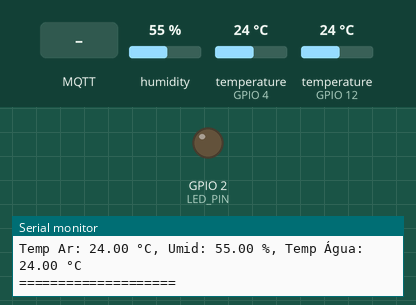
Simulated run of this sketch. Board: ESP32. Shown: output pins drawn as LEDs (lit = HIGH), the last lines printed to the serial monitor. The test bench sets the inputs (shaded band); at power-on: humidity 55 %, temperature (sensors on GPIO 4, GPIO 12) 24 °C. WiFi joins after 1.5 s; servers stay silent unless stated; random numbers use the default seed unless the sketch sets one; no MQTT or app messages arrive unless stated.

Above: at 2.7 s.
2.8 s: MQTT message "on" arrives on the first subscribed topic
At 4.9 s:
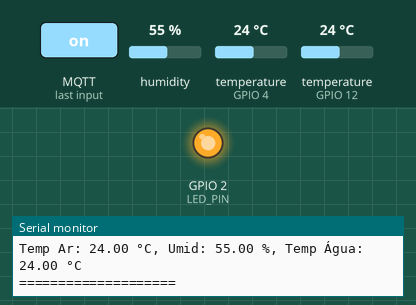
5.8 s: MQTT message "off" arrives on the first subscribed topic
At 7.8 s:
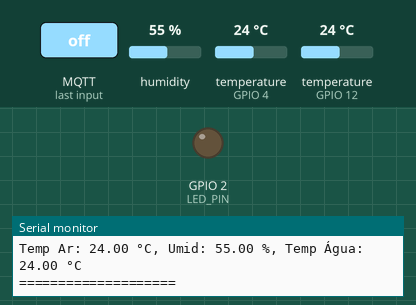
Timing chart, 0 to 9.3 s (numbered marks = the images above; inputs shaded):
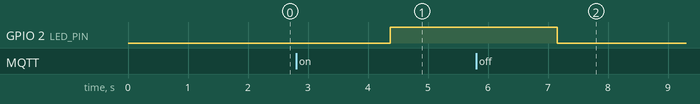

Measured:
- after the input at 2.8 s, GPIO 2 (LED_PIN): LOW → HIGH after 1.6 s
- after the input at 5.8 s, GPIO 2 (LED_PIN): HIGH → LOW after 1.4 s

The sketch:

AquaTemp.ino
```cpp
#include <Adafruit_Sensor.h>
#include "DHT.h"
#include <WiFi.h>
#include <PubSubClient.h>
#include <ArduinoJson.h>  // Biblioteca para criar e interpretar JSON
#include <OneWire.h>
#include <DallasTemperature.h>

// Definições e Constantes
#define DHTPIN 4         // Pino de dados do sensor DHT11
#define DHTTYPE DHT11    // Definir o tipo de sensor como DHT11
#define LED_PIN 2        // Pino do LED
#define PINO_ONEWIRE 12  // Pino para o sensor Dallas

OneWire oneWire(PINO_ONEWIRE);
DallasTemperature sensor(&oneWire);
DeviceAddress endereco_temp;

// Variáveis Wi-Fi e MQTT
const char* ssid = "SUA-REDE";       // Substitua pelo seu SSID
const char* password = "SUA-SENHA";    // Substitua pela sua senha
const char* mqttServer = "broker.hivemq.com";  // Endereço do broker MQTT
const int port = 1883;
char clientId[50];
String stMac;

// Criação de objetos
WiFiClient espClient;
PubSubClient client(espClient);
DHT dht(DHTPIN, DHTTYPE);  // Inicialização do sensor DHT11

// Variáveis de leitura
float temperature_atual = 0.0;
float humidity_atual = 0.0;
float temp_agua = 0.0;

// Função para conectar ao WiFi
void setup_wifi() {
  delay(10);
  Serial.println();
  Serial.print("Conectando-se ao WiFi: ");
  Serial.println(ssid);

  WiFi.begin(ssid, password);

  while (WiFi.status() != WL_CONNECTED) {
    delay(500);
    Serial.print(".");
  }

  Serial.println("");
  Serial.println("WiFi conectado!");
  Serial.println("Endereço IP: ");
  Serial.println(WiFi.localIP());
}

// Função para conectar ao servidor MQTT
void reconnect() {
  while (!client.connected()) {
    Serial.print("Conectando ao MQTT...");
    long r = random(1000);
    sprintf(clientId, "clientId-%ld", r);
    if (client.connect(clientId)) {
      Serial.println("conectado!");
      client.subscribe("led/led");
    } else {
      Serial.print("Falha, rc=");
      Serial.print(client.state());
      Serial.println(" tentando novamente em 5 segundos");
      delay(5000);
    }
  }
}

// Função para publicar dados no MQTT
void publicarTemperatura(float temp_agua, float temp_ar, float umidade) {
  // Criação de objeto JSON
  StaticJsonDocument<200> doc;
  doc["temperatura_agua"] = temp_agua;
  doc["temperatura_ar"] = temp_ar;
  doc["umidade"] = umidade;

  char buffer[200];
  serializeJson(doc, buffer);

  client.publish("sensor/temperatura", buffer);
}

// Callback do MQTT para controle do LED
void callback(char* topic, byte* message, unsigned int length) {
  String stMessage;
  for (int i = 0; i < length; i++) {
    stMessage += (char)message[i];
  }

  if (String(topic) == "led/led") {
    if(stMessage == "on") {
      digitalWrite(LED_PIN, HIGH);
    }
    else if(stMessage == "off") {
      digitalWrite(LED_PIN, LOW);
    }
  }
}

void setup() {
  // Inicializações
  Serial.begin(115200);
  dht.begin();  // Iniciar DHT11
  sensor.begin();  // Iniciar sensor Dallas
  randomSeed(analogRead(0));

  // Configuração do LED
  pinMode(LED_PIN, OUTPUT);

  // Conectar Wi-Fi
  setup_wifi();

  // Conectar ao servidor MQTT
  client.setServer(mqttServer, port);
  client.setCallback(callback);
}

void loop() {
  // Verificar conexão ao servidor MQTT
  if (!client.connected()) {
    reconnect();
  }
  client.loop();  // Mantém a comunicação MQTT ativa

  // Leitura do DHT11 (Temperatura do ar e Umidade)
  float humidity = dht.readHumidity();
  float temperature = dht.readTemperature();

  // Leitura do sensor Dallas (Temperatura da água)
  sensor.requestTemperatures();
  temp_agua = sensor.getTempCByIndex(0);

  // Verificação das leituras
  if (isnan(humidity) || isnan(temperature)) {
    Serial.println("Falha ao ler DHT!!");
  } else if (humidity_atual != humidity || temperature_atual != temperature || temp_agua != 0.0) {
    humidity_atual = humidity;
    temperature_atual = temperature;

    // Publicar dados no tópico MQTT
    publicarTemperatura(temp_agua, temperature_atual, humidity_atual);

    // Exibir no Serial Monitor
    Serial.print("Temp Ar: ");
    Serial.print(temperature_atual);
    Serial.print(" °C, Umid: ");
    Serial.print(humidity_atual);
    Serial.print(" %, Temp Água: ");
    Serial.print(temp_agua);
    Serial.println(" °C");
    Serial.println("====================");
  }

  delay(2000);  // Aguarda 2 segundos entre as leituras
}
```
